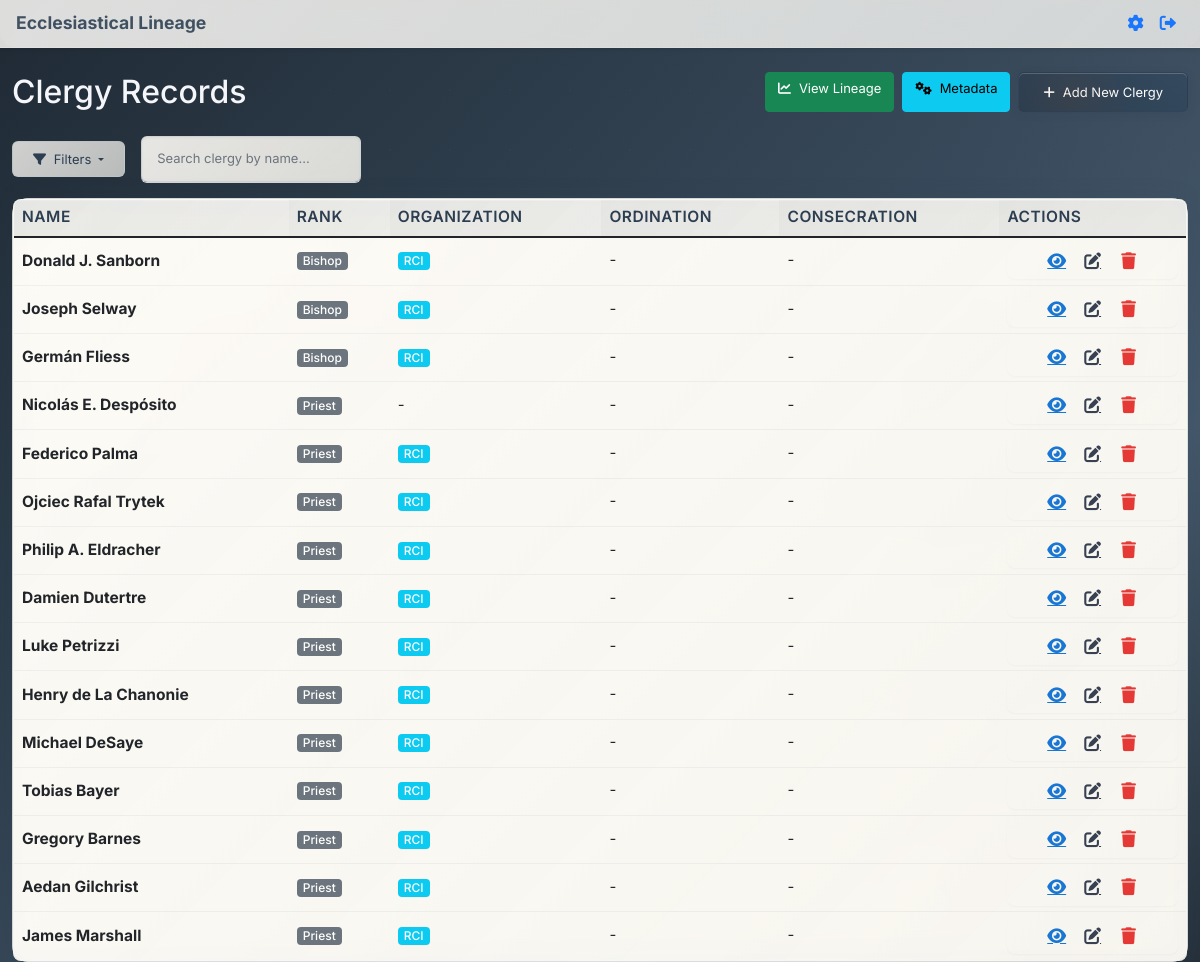
The app's page /clergy (signed in), older data.
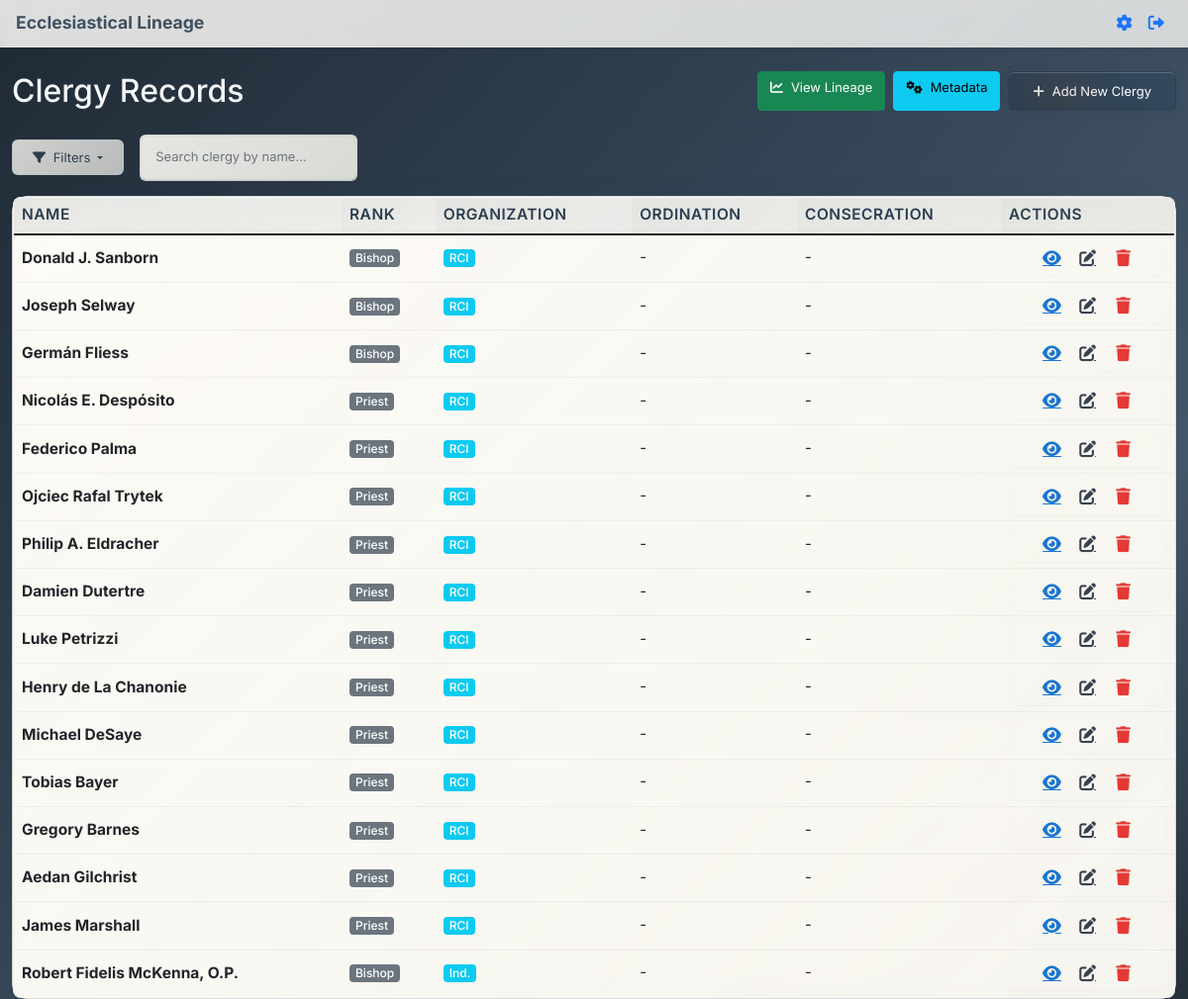
The same page, newer data.
### app.py (models this page shows, shortened)
class Clergy(db.Model):
    id = db.Column(db.Integer, primary_key=True)
    name = db.Column(db.String(200), nullable=False)
    rank = db.Column(db.String(100), nullable=False)
    organization = db.Column(db.String(200))
    date_of_birth = db.Column(db.Date)
    date_of_ordination = db.Column(db.Date)
    ordaining_bishop_id = db.Column(db.Integer, db.ForeignKey('clergy.id'))
    date_of_consecration = db.Column(db.Date)
    consecrator_id = db.Column(db.Integer, db.ForeignKey('clergy.id'))
    co_consecrators = db.Column(db.Text)  # JSON array of clergy IDs
    date_of_death = db.Column(db.Date)
    notes = db.Column(db.Text)
    ordaining_bishop = db.relationship('Clergy', foreign_keys=[ordaining_bishop_id], remote_side=[id])
    consecrator = db.relationship('Clergy', foreign_keys=[consecrator_id], remote_side=[id])

class Organization(db.Model):
    id = db.Column(db.Integer, primary_key=True)
    name = db.Column(db.String(200), unique=True, nullable=False)
    abbreviation = db.Column(db.String(20), unique=True)  # Short code for the organization
    description = db.Column(db.Text)
    created_at = db.Column(db.DateTime, default=datetime.utcnow)

### app.py (the view, shortened to what this page needs)
@app.route('/clergy')
def clergy_list():
    if 'user_id' not in session:
        flash('Please log in to access clergy records.', 'error')
        return redirect(url_for('login'))
    exclude_priests = request.args.get('exclude_priests') == '1'
    exclude_coconsecrators = request.args.get('exclude_coconsecrators') == '1'
    exclude_organizations = request.args.getlist('exclude_organizations')
    search = request.args.get('search', '').strip()
    query = Clergy.query
    if exclude_priests:
        query = query.filter(Clergy.rank != 'Priest')
    if exclude_organizations:
        query = query.filter(~Clergy.organization.in_(exclude_organizations))
    if search:
        query = query.filter(Clergy.name.ilike(f'%{search}%'))
    clergy_list = query.all()
    organizations = Organization.query.order_by(Organization.name).all()
    org_abbreviation_map = {org.name: org.abbreviation for org in organizations}
    return render_template('clergy_list.html',
                         clergy_list=clergy_list,
                         org_abbreviation_map=org_abbreviation_map,
                         organizations=organizations,
                         exclude_priests=exclude_priests,
                         exclude_coconsecrators=exclude_coconsecrators,
                         exclude_organizations=exclude_organizations,
                         search=search)

### templates/clergy_list.html (shortened to what this page needs)
{% extends "base.html" %}
{% block full_content %}
    <div class="container mt-4">
    <div class="d-flex justify-content-between align-items-center mb-4">
        <h1 class="h2 mb-0">Clergy Records</h1>
        <div class="d-flex gap-2">
            <a href="{{ url_for('lineage_visualization') }}" class="btn btn-success">
                <i class="fas fa-chart-line me-2"></i>View Lineage
            </a>
            <a href="{{ url_for('metadata') }}" class="btn btn-info">
                <i class="fas fa-cogs me-2"></i>Metadata
            </a>
            <a href="{{ url_for('add_clergy') }}" class="btn btn-primary">
                <i class="fas fa-plus me-2"></i>Add New Clergy
            </a>
        </div>
    </div>
    <div class="mb-3 d-flex flex-wrap gap-2 align-items-center">
        <div class="dropdown">
            <button class="btn btn-outline-secondary dropdown-toggle" type="button" id="filterDropdown" data-bs-toggle="dropdown" aria-expanded="false">
                <i class="fas fa-filter me-1"></i> Filters
            </button>
        </div>
        <form class="d-flex align-items-center ms-2 position-relative" id="searchForm" autocomplete="off" onsubmit="return false;">
            <input type="text" class="form-control search-input-wide" name="search" id="clergySearchInput" placeholder="Search clergy by name..." value="{{ search }}" autocomplete="off">
        </form>
    </div>
    {% if clergy_list %}
        <div class="card">
            <div class="card-body p-0">
                <div class="table-responsive">
                    <table class="table mb-0">
                        <thead class="table-dark">
                            <tr>
                                <th class="table-header-small">Name</th>
                                <th class="table-header-small">Rank</th>
                                <th class="table-header-small">Organization</th>
                                <th class="table-header-small">Ordination</th>
                                <th class="table-header-small">Consecration</th>
                                <th class="table-header-small">Actions</th>
                            </tr>
                        </thead>
                        <tbody id="clergyTableBody">
                            {% for clergy in clergy_list %}
                            <tr>
                                <td>
                                    <strong>{{ clergy.name }}</strong>
                                </td>
                                <td>
                                    <span class="badge bg-secondary">{{ clergy.rank }}</span>
                                </td>
                                <td>
                                    {% if clergy.organization %}
                                        {% if org_abbreviation_map.get(clergy.organization) %}
                                            <span class="badge bg-info">{{ org_abbreviation_map.get(clergy.organization) }}</span>
                                        {% else %}
                                            {{ clergy.organization }}
                                        {% endif %}
                                    {% else %}
                                        -
                                    {% endif %}
                                </td>
                                <td>{{ clergy.date_of_ordination.strftime('%Y-%m-%d') if clergy.date_of_ordination else '-' }}</td>
                                <td>{{ clergy.date_of_consecration.strftime('%Y-%m-%d') if clergy.date_of_consecration else '-' }}</td>
                                <td>
                                    <div class="clergy-action-group">
                                        <a href="{{ url_for('view_clergy', clergy_id=clergy.id) }}" class="clergy-action-btn view">
                                            <i class="fas fa-eye"></i>
                                        </a>
                                        <a href="{{ url_for('edit_clergy', clergy_id=clergy.id) }}" class="clergy-action-btn edit">
                                            <i class="fas fa-edit"></i>
                                        </a>
                                        <form action="{{ url_for('delete_clergy', clergy_id=clergy.id) }}" method="post" style="display:inline;" class="action-form-inline">
                                            <button type="submit" class="clergy-action-btn delete" onclick="return confirm('Are you sure you want to delete this clergy record?');">
                                                <i class="fas fa-trash"></i>
                                            </button>
                                        </form>
                                    </div>
                                </td>
                            </tr>
                            {% endfor %}
                        </tbody>
                    </table>
                </div>
            </div>
        </div>
    {% endif %}
    </div>
{% endblock %}

### templates/base.html (shortened to what this page needs)
<!DOCTYPE html>
<html lang="en">
<head>
    <link href="https://cdn.jsdelivr.net/npm/bootstrap@5.1.3/dist/css/bootstrap.min.css" rel="stylesheet">
    <link href="https://cdnjs.cloudflare.com/ajax/libs/font-awesome/6.0.0/css/all.min.css" rel="stylesheet">
    <link href="{{ url_for('static', filename='css/main.css') }}" rel="stylesheet">
</head>
<body>
    {% include 'navbar.html' %}
    {% block full_content %}{% endblock %}
</body>
</html>

### templates/navbar.html (shortened to what this page needs)
<nav class="navbar navbar-expand-lg navbar-light bg-light shadow-sm" style="position:fixed; top:0; left:0; width:100vw; z-index:1050; height:48px; min-height:48px;">
  <div class="container-fluid px-3">
    <a class="navbar-brand py-0" href="/" style="font-size:1.1rem;">Ecclesiastical Lineage</a>
    <div class="d-flex align-items-center ms-auto">
      {% if session.get('is_admin') %}
        <a class="nav-link px-2" href="{{ url_for('settings') }}" title="Settings">
        </a>
      {% endif %}
      {% if session.get('user_id') %}
        <a class="nav-link px-2" href="#" title="Logout" hx-get="{{ url_for('logout') }}" hx-target="body" hx-push-url="true">
        </a>
      {% else %}
        <a class="nav-link px-2" href="{{ url_for('login') }}" title="Login">
          <i class="fas fa-sign-in-alt fa-lg"></i>
        </a>
      {% endif %}
    </div>
  </div>
</nav>
<div style="height:48px;"></div>

Row changes from the older to the newer data that the page shows:
changed Clergy "Nicolás E. Despósito": get (not shown) → "RCI"; no longer shows "-"
added Clergy: name "Robert Fidelis McKenna, O.P.", rank "Bishop", get "Ind.", date_of_ordination "-", date_of_consecration "-"
